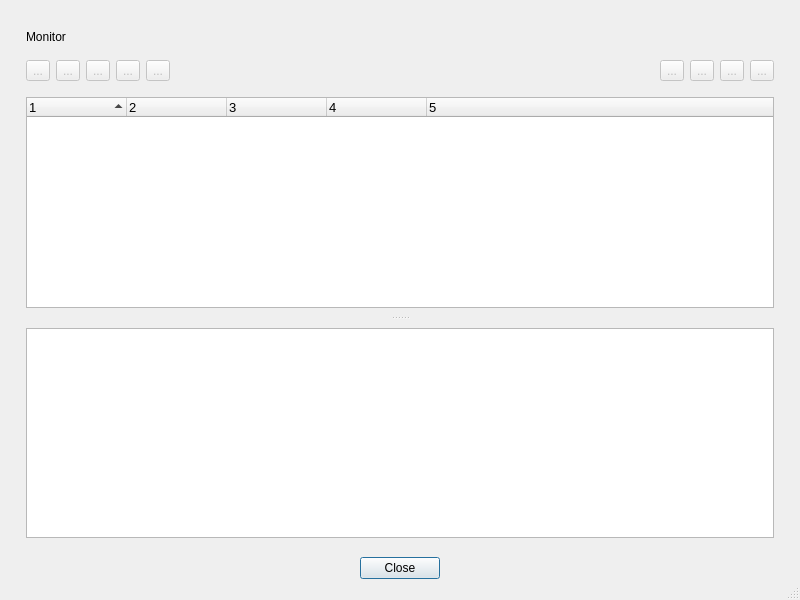
<?xml version="1.0" encoding="UTF-8"?>
<ui version="4.0">
 <class>Monitor</class>
 <widget class="QDialog" name="Monitor">
  <property name="windowModality">
   <enum>Qt::WindowModal</enum>
  </property>
  <property name="enabled">
   <bool>true</bool>
  </property>
  <property name="geometry">
   <rect>
    <x>0</x>
    <y>0</y>
    <width>800</width>
    <height>600</height>
   </rect>
  </property>
  <property name="sizePolicy">
   <sizepolicy hsizetype="Preferred" vsizetype="Preferred">
    <horstretch>0</horstretch>
    <verstretch>0</verstretch>
   </sizepolicy>
  </property>
  <property name="minimumSize">
   <size>
    <width>400</width>
    <height>600</height>
   </size>
  </property>
  <property name="windowTitle">
   <string>Monitor</string>
  </property>
  <property name="sizeGripEnabled">
   <bool>true</bool>
  </property>
  <layout class="QVBoxLayout" name="verticalLayout">
   <property name="spacing">
    <number>0</number>
   </property>
   <property name="leftMargin">
    <number>12</number>
   </property>
   <property name="topMargin">
    <number>12</number>
   </property>
   <property name="rightMargin">
    <number>12</number>
   </property>
   <property name="bottomMargin">
    <number>12</number>
   </property>
   <item>
    <widget class="QWidget" name="monitorWidget" native="true">
     <property name="minimumSize">
      <size>
       <width>0</width>
       <height>200</height>
      </size>
     </property>
     <property name="styleSheet">
      <string notr="true"/>
     </property>
     <layout class="QVBoxLayout" name="verticalLayout_3">
      <property name="leftMargin">
       <number>4</number>
      </property>
      <property name="topMargin">
       <number>8</number>
      </property>
      <property name="rightMargin">
       <number>4</number>
      </property>
      <property name="bottomMargin">
       <number>0</number>
      </property>
      <item>
       <widget class="QWidget" name="monitorBar" native="true">
        <property name="minimumSize">
         <size>
          <width>0</width>
          <height>0</height>
         </size>
        </property>
        <layout class="QHBoxLayout" name="horizontalLayout">
         <property name="spacing">
          <number>0</number>
         </property>
         <property name="leftMargin">
          <number>10</number>
         </property>
         <property name="topMargin">
          <number>10</number>
         </property>
         <property name="rightMargin">
          <number>10</number>
         </property>
         <property name="bottomMargin">
          <number>10</number>
         </property>
         <item>
          <widget class="QLabel" name="label">
           <property name="text">
            <string>Monitor</string>
           </property>
          </widget>
         </item>
        </layout>
       </widget>
      </item>
      <item>
       <widget class="QWidget" name="widget" native="true">
        <property name="minimumSize">
         <size>
          <width>0</width>
          <height>0</height>
         </size>
        </property>
        <layout class="QHBoxLayout" name="horizontalLayout_3">
         <property name="leftMargin">
          <number>10</number>
         </property>
         <property name="topMargin">
          <number>0</number>
         </property>
         <property name="rightMargin">
          <number>10</number>
         </property>
         <property name="bottomMargin">
          <number>0</number>
         </property>
         <item>
          <widget class="QToolButton" name="start">
           <property name="enabled">
            <bool>false</bool>
           </property>
           <property name="toolTip">
            <string>Start jobs</string>
           </property>
           <property name="text">
            <string>...</string>
           </property>
           <property name="icon">
            <iconset resource="jobman.qrc">
             <normaloff>:/icons/resources/Start.png</normaloff>:/icons/resources/Start.png</iconset>
           </property>
          </widget>
         </item>
         <item>
          <widget class="QToolButton" name="stop">
           <property name="enabled">
            <bool>false</bool>
           </property>
           <property name="toolTip">
            <string>Stop jobs</string>
           </property>
           <property name="text">
            <string>...</string>
           </property>
           <property name="icon">
            <iconset resource="jobman.qrc">
             <normaloff>:/icons/resources/Stop.png</normaloff>:/icons/resources/Stop.png</iconset>
           </property>
          </widget>
         </item>
         <item>
          <widget class="QToolButton" name="restart">
           <property name="enabled">
            <bool>false</bool>
           </property>
           <property name="toolTip">
            <string>Restart jobs</string>
           </property>
           <property name="text">
            <string>...</string>
           </property>
           <property name="icon">
            <iconset resource="jobman.qrc">
             <normaloff>:/icons/resources/Restart.png</normaloff>:/icons/resources/Restart.png</iconset>
           </property>
          </widget>
         </item>
         <item>
          <widget class="QToolButton" name="priority">
           <property name="enabled">
            <bool>false</bool>
           </property>
           <property name="toolTip">
            <string>Priority for jobs</string>
           </property>
           <property name="text">
            <string>...</string>
           </property>
           <property name="icon">
            <iconset resource="jobman.qrc">
             <normaloff>:/icons/resources/Priority.png</normaloff>:/icons/resources/Priority.png</iconset>
           </property>
          </widget>
         </item>
         <item>
          <widget class="QToolButton" name="remove">
           <property name="enabled">
            <bool>false</bool>
           </property>
           <property name="toolTip">
            <string>Remove jobs</string>
           </property>
           <property name="text">
            <string>...</string>
           </property>
           <property name="icon">
            <iconset resource="jobman.qrc">
             <normaloff>:/icons/resources/Delete.png</normaloff>:/icons/resources/Delete.png</iconset>
           </property>
          </widget>
         </item>
         <item>
          <widget class="QLabel" name="metrics">
           <property name="font">
            <font>
             <pointsize>10</pointsize>
            </font>
           </property>
           <property name="text">
            <string/>
           </property>
          </widget>
         </item>
         <item>
          <spacer name="horizontalSpacer_3">
           <property name="orientation">
            <enum>Qt::Horizontal</enum>
           </property>
           <property name="sizeHint" stdset="0">
            <size>
             <width>40</width>
             <height>20</height>
            </size>
           </property>
          </spacer>
         </item>
         <item>
          <widget class="QToolButton" name="running">
           <property name="enabled">
            <bool>false</bool>
           </property>
           <property name="toolTip">
            <string>Expand all running jobs</string>
           </property>
           <property name="text">
            <string>...</string>
           </property>
           <property name="icon">
            <iconset resource="jobman.qrc">
             <normaloff>:/icons/resources/Running.png</normaloff>:/icons/resources/Running.png</iconset>
           </property>
          </widget>
         </item>
         <item>
          <widget class="QToolButton" name="stopped">
           <property name="enabled">
            <bool>false</bool>
           </property>
           <property name="text">
            <string>...</string>
           </property>
           <property name="icon">
            <iconset resource="jobman.qrc">
             <normaloff>:/icons/resources/Stopped.png</normaloff>:/icons/resources/Stopped.png</iconset>
           </property>
          </widget>
         </item>
         <item>
          <widget class="QToolButton" name="restore">
           <property name="enabled">
            <bool>false</bool>
           </property>
           <property name="toolTip">
            <string>Restore all jobs</string>
           </property>
           <property name="text">
            <string>...</string>
           </property>
           <property name="icon">
            <iconset resource="jobman.qrc">
             <normaloff>:/icons/resources/Restore.png</normaloff>:/icons/resources/Restore.png</iconset>
           </property>
          </widget>
         </item>
         <item>
          <widget class="QToolButton" name="cleanup">
           <property name="enabled">
            <bool>false</bool>
           </property>
           <property name="toolTip">
            <string>Cleanup completed jobs</string>
           </property>
           <property name="text">
            <string>...</string>
           </property>
           <property name="icon">
            <iconset resource="jobman.qrc">
             <normaloff>:/icons/resources/Cleanup.png</normaloff>:/icons/resources/Cleanup.png</iconset>
           </property>
          </widget>
         </item>
        </layout>
       </widget>
      </item>
      <item>
       <widget class="QWidget" name="jobWidget" native="true">
        <layout class="QVBoxLayout" name="verticalLayout_2">
         <property name="spacing">
          <number>0</number>
         </property>
         <property name="leftMargin">
          <number>10</number>
         </property>
         <property name="topMargin">
          <number>10</number>
         </property>
         <property name="rightMargin">
          <number>10</number>
         </property>
         <property name="bottomMargin">
          <number>10</number>
         </property>
         <item>
          <widget class="QSplitter" name="splitter">
           <property name="orientation">
            <enum>Qt::Vertical</enum>
           </property>
           <property name="handleWidth">
            <number>20</number>
           </property>
           <property name="childrenCollapsible">
            <bool>false</bool>
           </property>
           <widget class="JobTree" name="items">
            <property name="font">
             <font>
              <pointsize>10</pointsize>
             </font>
            </property>
            <property name="alternatingRowColors">
             <bool>true</bool>
            </property>
            <property name="selectionMode">
             <enum>QAbstractItemView::ExtendedSelection</enum>
            </property>
            <property name="uniformRowHeights">
             <bool>true</bool>
            </property>
            <property name="sortingEnabled">
             <bool>true</bool>
            </property>
            <property name="columnCount">
             <number>5</number>
            </property>
            <attribute name="headerVisible">
             <bool>true</bool>
            </attribute>
            <column>
             <property name="text">
              <string notr="true">1</string>
             </property>
            </column>
            <column>
             <property name="text">
              <string notr="true">2</string>
             </property>
            </column>
            <column>
             <property name="text">
              <string notr="true">3</string>
             </property>
            </column>
            <column>
             <property name="text">
              <string>4</string>
             </property>
            </column>
            <column>
             <property name="text">
              <string notr="true">5</string>
             </property>
            </column>
           </widget>
           <widget class="QTextBrowser" name="job">
            <property name="sizePolicy">
             <sizepolicy hsizetype="Expanding" vsizetype="Expanding">
              <horstretch>0</horstretch>
              <verstretch>0</verstretch>
             </sizepolicy>
            </property>
            <property name="minimumSize">
             <size>
              <width>0</width>
              <height>50</height>
             </size>
            </property>
            <property name="font">
             <font>
              <pointsize>10</pointsize>
             </font>
            </property>
           </widget>
          </widget>
         </item>
        </layout>
       </widget>
      </item>
     </layout>
    </widget>
   </item>
   <item>
    <widget class="QWidget" name="buttonsWidget" native="true">
     <property name="minimumSize">
      <size>
       <width>0</width>
       <height>0</height>
      </size>
     </property>
     <layout class="QHBoxLayout" name="horizontalLayout_2">
      <item>
       <spacer name="horizontalSpacer_2">
        <property name="orientation">
         <enum>Qt::Horizontal</enum>
        </property>
        <property name="sizeHint" stdset="0">
         <size>
          <width>239</width>
          <height>20</height>
         </size>
        </property>
       </spacer>
      </item>
      <item>
       <widget class="QPushButton" name="close">
        <property name="toolTip">
         <string>Close</string>
        </property>
        <property name="text">
         <string>Close</string>
        </property>
       </widget>
      </item>
      <item>
       <spacer name="horizontalSpacer">
        <property name="orientation">
         <enum>Qt::Horizontal</enum>
        </property>
        <property name="sizeHint" stdset="0">
         <size>
          <width>239</width>
          <height>20</height>
         </size>
        </property>
       </spacer>
      </item>
     </layout>
    </widget>
   </item>
  </layout>
 </widget>
 <customwidgets>
  <customwidget>
   <class>JobTree</class>
   <extends>QTreeWidget</extends>
   <header>../../../jobtree.h</header>
  </customwidget>
 </customwidgets>
 <resources>
  <include location="jobman.qrc"/>
 </resources>
 <connections/>
</ui>
